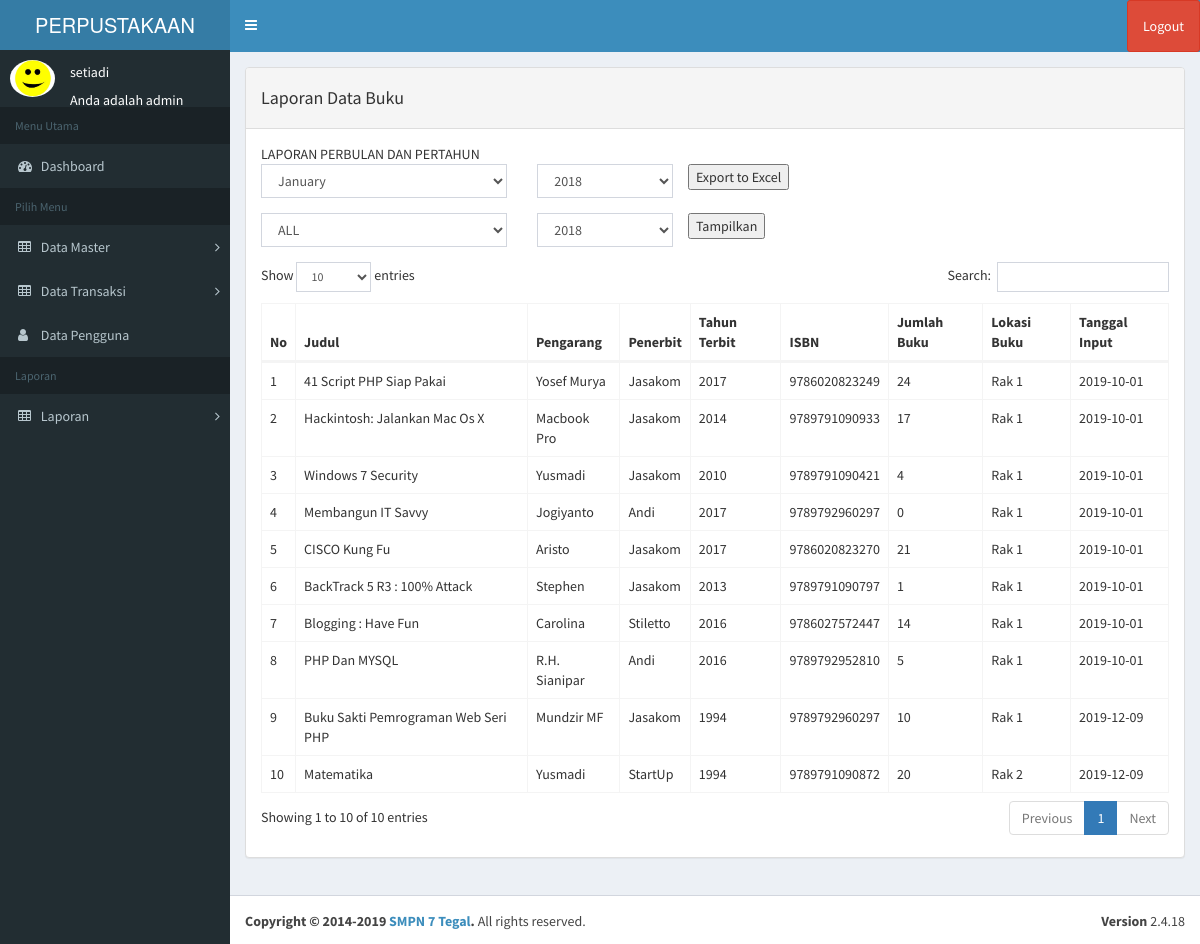
The page /index.php?page=laporan_buku (signed in) on the database its author committed.
### tables this page shows
CREATE TABLE `tb_pengguna` (
  `id` int(11) NOT NULL,
  `username` varchar(100) NOT NULL,
  `nama` varchar(100) NOT NULL,
  `password` varchar(50) NOT NULL,
  `level` varchar(20) NOT NULL,
  `foto` varchar(25) NOT NULL
);

CREATE TABLE `tb_buku` (
  `id` int(9) NOT NULL,
  `judul` varchar(200) NOT NULL,
  `pengarang` varchar(100) NOT NULL,
  `penerbit` varchar(150) NOT NULL,
  `tahun_terbit` varchar(4) NOT NULL,
  `isbn` varchar(100) NOT NULL,
  `jumlah_buku` int(100) NOT NULL,
  `lokasi` varchar(100) NOT NULL,
  `tanggal_input` date NOT NULL
);

### page/laporan/laporan_buku.php (the view, shortened to what this page needs)
                    <div class="panel panel-default">
                        <div class="panel-heading">
                             <h4>Laporan Data Buku</h4>
                        </div>
                        <div class="panel-body">
						<div class="row">
	<div class="col-md-12">
	 <div class="content-panel">
	 	 	<table >
        <tr><td>
            LAPORAN PERBULAN DAN PERTAHUN
        </td></tr>
        <tr>
            <td width="50%">
<form action="page/laporan/export_laporan_buku_excel.php" method="post">
	<div class="row form-group">
		<div class="col-md-5">
		<select class="form-control " name="bln">
    						<option value="1" selected="">January</option>
        			</select>
        		</div>
        		<div class="col-md-3">
        		<?php
$now=date('Y');
echo "<select name='thn' class='form-control'>";
for ($a=2018;$a<=$now;$a++)
{
     echo "<option value='$a'>$a</option>";
}
echo "</select>";
?>
</div>
	<input type="submit" class="" name="submit" value="Export to Excel">
	</div>
	</form>
	<form id="Myform1">
    <div class="row form-group">
        <div class="col-md-5">
        <select class="form-control " name="bln">
                            <option value="all" selected="">ALL</option>
                    </select>
                </div>
                <div class="col-md-3">
                <?php
$now=date('Y');
echo "<select name='thn' class='form-control'>";
for ($a=2018;$a<=$now;$a++)
{
     echo "<option value='$a'>$a</option>";
}
echo "</select>";
?>
</div>
    <input type="submit" class="" name="submit2"  value="Tampilkan">
    </div>
    </form>
    </td>
   </table>
	<div class="tampung1">
                            <div class="table-responsive">
                                <table  class="display table table-bordered" id="transaksi">
                                    <thead>
                                        <tr>
                                            <th>No</th>
                                            <th>Judul</th>
                                            <th>Pengarang</th>
                                            <th>Penerbit</th>
											<th>Tahun Terbit</th>
                                            <th>ISBN</th>
											<th>Jumlah Buku</th>
											<th>Lokasi Buku</th>
											<th>Tanggal Input</th>
                                        </tr>
                                    </thead>
									    </div>
						<tbody>
						<?php
									$no = 1;
									$sql = $koneksi->query("select * from tb_buku");
									while ($data = $sql->fetch_assoc()) {
									?>
						<tr>
							<td><?php echo $no++; ?></td>
							<td><?php echo $data['judul']; ?></td>
							<td><?php echo $data['pengarang']; ?></td>
							<td><?php echo $data['penerbit']; ?></td>
							<td><?php echo $data['tahun_terbit']; ?></td>
							<td><?php echo $data['isbn']; ?></td>
							<td><?php echo $data['jumlah_buku']; ?></td>
							<td><?php echo $data['lokasi']; ?></td>
							<td><?php echo $data['tanggal_input']; ?></td>
						</tr>
									<?php }?>
							 </tbody>
								</div>
								</div>
								</section>

### index.php (shortened to what this page needs)
<?php
	$koneksi = new mysqli("localhost","root","","db_perpustakaan");
	?>
<!DOCTYPE html>
<html>
<head>
  <link rel="stylesheet" href="bower_components/bootstrap/dist/css/bootstrap.min.css">
  <link rel="stylesheet" href="bower_components/font-awesome/css/font-awesome.min.css">
  <link rel="stylesheet" href="bower_components/Ionicons/css/ionicons.min.css">
  <link rel="stylesheet" href="dist/css/AdminLTE.min.css">
  <link rel="stylesheet" href="dist/css/skins/_all-skins.min.css">
  <link rel="stylesheet" href="bower_components/morris.js/morris.css">
  <link rel="stylesheet" href="bower_components/jvectormap/jquery-jvectormap.css">
  <link rel="stylesheet" href="bower_components/bootstrap-datepicker/dist/css/bootstrap-datepicker.min.css">
  <link rel="stylesheet" href="bower_components/bootstrap-daterangepicker/daterangepicker.css">
  <link rel="stylesheet" href="plugins/bootstrap-wysihtml5/bootstrap3-wysihtml5.min.css">
  <link rel="stylesheet" type="text/css" href="dataTables/DataTables-1.10.20/css/dataTables.bootstrap.min.css"/>
</head>
<body class="hold-transition skin-blue sidebar-mini">
<div class="wrapper">
  <header class="main-header">
    <a href="index.php" class="logo">
      <span class="logo-lg">PERPUSTAKAAN</span>
    </a>
    <nav class="navbar navbar-static-top">
      <a href="#" class="sidebar-toggle" data-toggle="push-menu" role="button">
      </a>
      <div class="navbar-custom-menu">
        <ul class="nav navbar-nav">
          <li class="dropdown user user-menu">
            <a href="#" class="dropdown-toggle" data-toggle="dropdown">
                <li><a onclick="return confirm('Apakah anda yakin akan logout?')" class="btn btn-danger" class="logout" href="logout.php">Logout</a></li>
            </a>
          </li>
        </ul>
      </div>
    </nav>
  </header>
  <aside class="main-sidebar">
    <section class="sidebar">
           <div class="user-panel">
	<?php
	if ($_SESSION['admin']) {
	   $user = $_SESSION['admin'];
	}
	$sql =$koneksi->query("select * from tb_pengguna where id='$user'");
	$data = $sql->fetch_assoc();
	?>
    <div class="pull-left image">
          <img src="img/<?php echo $data['foto']?>" class="img-circle" width="48" height="48" alt="User" />
        </div>
        <div class="pull-left info">
                    <div class="name" data-toggle="dropdown" aria-haspopup="true" aria-expanded="false"><?php echo $data['nama'];?></div>
					<br>
                    <div class="email">Anda adalah <?php echo $data['level'];?></div>
        </div>
      </div>
  <ul class="sidebar-menu" data-widget="tree">
        <li class="header">Menu Utama</li>
        <li class="active treeview menu-open">
		<li>
          <a href="?page=home">
            <i class="fa fa-dashboard"></i> <span>Dashboard</span>
          </a>
        </li>
        <ul class="sidebar-menu" >
        <li class="header">Pilih Menu</li>
		 <li class="treeview">
          <a href="#">
            <i class="fa fa-table"></i> <span>Data Master</span>
            <span class="pull-right-container">
              <i class="fa fa-angle-right pull-right"></i>
            </span>
          </a>
        </li>
		 <li class="treeview">
          <a href="">
            <i class="fa fa-table"></i> <span>Data Transaksi</span>
            <span class="pull-right-container">
              <i class="fa fa-angle-right pull-right"></i>
            </span>
          </a>
        </li>
	<li>
          <a href="?page=pengguna">
            <i class="fa fa-user"></i> <span>Data Pengguna</span>
          </a>
        </li>
		<ul class="sidebar-menu" >
        <li class="header">Laporan</li>
		 <li class="treeview">
          <a href="">
            <i class="fa fa-table"></i> <span>Laporan</span>
            <span class="pull-right-container">
              <i class="fa fa-angle-right pull-right"></i>
            </span>
          </a>
        </li>
      </ul>
    </section>
  </aside>
  <div class="content-wrapper">
    <section class="content">
	<?php
			   $page = $_GET['page'];
			   $aksi = $_GET['aksi'];
			      if ($page == "laporan_buku") {
				   if ($aksi == "") {
					   include "page/laporan/laporan_buku.php";
				   }
				  }
			   ?>
  </div>
  <footer class="main-footer">
    <div class="pull-right hidden-xs">
      <b>Version</b> 2.4.18
    </div>
    <strong>Copyright &copy; 2014-2019 <a>SMPN 7 Tegal</a>.</strong> All rights
    reserved.
  </footer>
</div>
</body>
</html>

### rows shown on the page
tb_pengguna: foto (picture), nama "setiadi", level "admin"
tb_buku: judul "41 Script PHP Siap Pakai", pengarang "Yosef Murya", penerbit "Jasakom", tahun_terbit "2017", isbn "9786020823249", jumlah_buku "24", lokasi "Rak 1", tanggal_input "2019-10-01"
tb_buku: judul "Hackintosh: Jalankan Mac Os X", pengarang "Macbook Pro", penerbit "Jasakom", tahun_terbit "2014", isbn "9789791090933", jumlah_buku "17", lokasi "Rak 1", tanggal_input "2019-10-01"
tb_buku: judul "Windows 7 Security", pengarang "Yusmadi", penerbit "Jasakom", tahun_terbit "2010", isbn "9789791090421", jumlah_buku "4", lokasi "Rak 1", tanggal_input "2019-10-01"
tb_buku: judul "Membangun IT Savvy", pengarang "Jogiyanto", penerbit "Andi", tahun_terbit "2017", isbn "9789792960297", jumlah_buku "0", lokasi "Rak 1", tanggal_input "2019-10-01"
tb_buku: judul "CISCO Kung Fu", pengarang "Aristo", penerbit "Jasakom", tahun_terbit "2017", isbn "9786020823270", jumlah_buku "21", lokasi "Rak 1", tanggal_input "2019-10-01"
tb_buku: judul "BackTrack 5 R3 : 100% Attack", pengarang "Stephen", penerbit "Jasakom", tahun_terbit "2013", isbn "9789791090797", jumlah_buku "1", lokasi "Rak 1", tanggal_input "2019-10-01"
tb_buku: judul "Blogging : Have Fun", pengarang "Carolina", penerbit "Stiletto", tahun_terbit "2016", isbn "9786027572447", jumlah_buku "14", lokasi "Rak 1", tanggal_input "2019-10-01"
tb_buku: judul "PHP Dan MYSQL", pengarang "R.H. Sianipar", penerbit "Andi", tahun_terbit "2016", isbn "9789792952810", jumlah_buku "5", lokasi "Rak 1", tanggal_input "2019-10-01"
tb_buku: judul "Buku Sakti Pemrograman Web Seri PHP", pengarang "Mundzir MF", penerbit "Jasakom", tahun_terbit "1994", isbn "9789792960297", jumlah_buku "10", lokasi "Rak 1", tanggal_input "2019-12-09"
tb_buku: judul "Matematika", pengarang "Yusmadi", penerbit "StartUp", tahun_terbit "1994", isbn "9789791090872", jumlah_buku "20", lokasi "Rak 2", tanggal_input "2019-12-09"

### other values the page prints
form field thn "2018"
